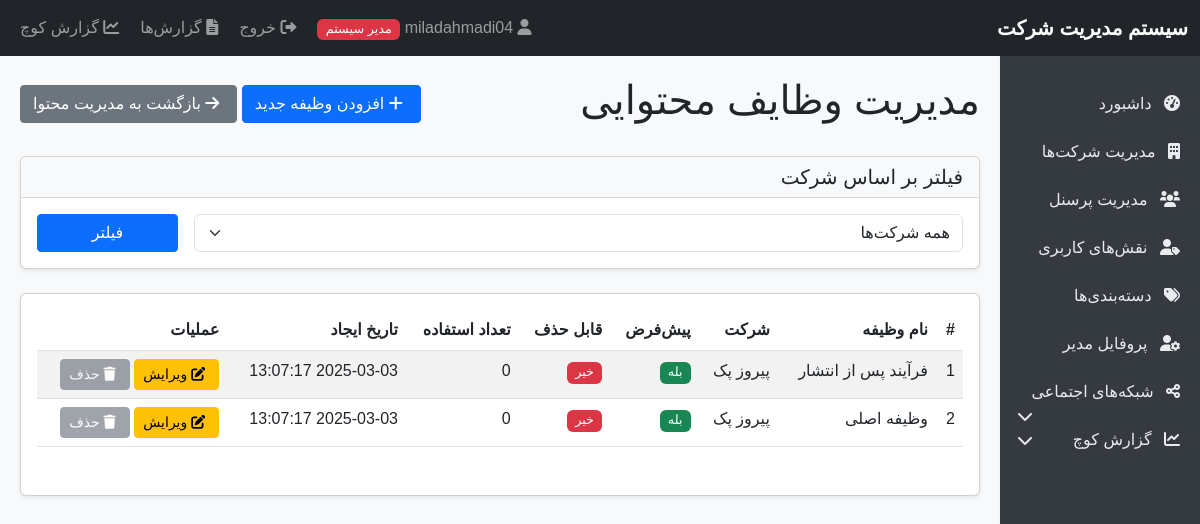
The page /content_tasks.php (signed in) on the database its author committed.
### tables this page shows
CREATE TABLE `content_tasks` (
  `id` int(11) NOT NULL,
  `company_id` int(11) NOT NULL,
  `name` varchar(100) NOT NULL,
  `is_default` tinyint(1) DEFAULT 0,
  `can_delete` tinyint(1) DEFAULT 1,
  `created_at` timestamp NOT NULL DEFAULT current_timestamp()
);

CREATE TABLE `companies` (
  `id` int(11) NOT NULL,
  `name` varchar(100) NOT NULL,
  `is_active` tinyint(1) DEFAULT 1,
  `created_at` timestamp NOT NULL DEFAULT current_timestamp()
);

### functions.php (called while the page is built, shortened)
<?php
function isAdmin() {
    return isset($_SESSION['user_type']) && $_SESSION['user_type'] === 'admin';
}

### content_tasks.php (the view, shortened to what this page needs)
<?php
require_once 'functions.php';
require_once 'auth.php';
$companyId = isAdmin() ? (isset($_GET['company']) ? clean($_GET['company']) : '') : $_SESSION['company_id'];
$query = "SELECT t.*, c.name as company_name,
          (SELECT COUNT(*) FROM content_task_assignments WHERE task_id = t.id) as usage_count
          FROM content_tasks t
          JOIN companies c ON t.company_id = c.id ";
if (!isAdmin()) {
    $query .= " WHERE t.company_id = ? ";
    $params = [$_SESSION['company_id']];
} else if (!empty($companyId)) {
    $query .= " WHERE t.company_id = ? ";
    $params = [$companyId];
} else {
    $params = [];
}
$query .= " ORDER BY t.company_id, t.name";
$stmt = $pdo->prepare($query);
$stmt->execute($params);
$tasks = $stmt->fetchAll();
include 'header.php';
?>
<div class="d-flex justify-content-between align-items-center mb-4">
    <h1>مدیریت وظایف محتوایی</h1>
    <div>
        <button type="button" class="btn btn-primary" data-bs-toggle="modal" data-bs-target="#addTaskModal">
            <i class="fas fa-plus"></i> افزودن وظیفه جدید
        </button>
        <a href="content_management.php<?php echo isAdmin() && !empty($companyId) ? '?company=' . $companyId : ''; ?>" class="btn btn-secondary">
            <i class="fas fa-arrow-right"></i> بازگشت به مدیریت محتوا
        </a>
    </div>
</div>
<?php if (isAdmin()): ?>
    <div class="card mb-4">
        <div class="card-header bg-light">
            <h5 class="mb-0">فیلتر بر اساس شرکت</h5>
        </div>
        <div class="card-body">
            <form method="GET" action="" class="row g-3">
                <div class="col-md-10">
                    <select class="form-select" name="company">
                        <option value="">همه شرکت‌ها</option>
                    </select>
                </div>
                <div class="col-md-2">
                    <button type="submit" class="btn btn-primary w-100">فیلتر</button>
                </div>
            </form>
        </div>
    </div>
<?php endif; ?>
<div class="card">
    <div class="card-body">
        <?php if (count($tasks) > 0): ?>
            <div class="table-responsive">
                <table class="table table-striped">
                    <thead>
                        <tr>
                            <th>#</th>
                            <th>نام وظیفه</th>
                            <?php if (isAdmin()): ?>
                                <th>شرکت</th>
                            <?php endif; ?>
                            <th>پیش‌فرض</th>
                            <th>قابل حذف</th>
                            <th>تعداد استفاده</th>
                            <th>تاریخ ایجاد</th>
                            <th>عملیات</th>
                        </tr>
                    </thead>
                    <tbody>
                        <?php foreach ($tasks as $index => $task): ?>
                            <tr>
                                <td><?php echo $index + 1; ?></td>
                                <td><?php echo $task['name']; ?></td>
                                <?php if (isAdmin()): ?>
                                    <td><?php echo $task['company_name']; ?></td>
                                <?php endif; ?>
                                <td>
                                    <?php if ($task['is_default']): ?>
                                        <span class="badge bg-success">بله</span>
                                    <?php else: ?>
                                        <span class="badge bg-secondary">خیر</span>
                                    <?php endif; ?>
                                </td>
                                <td>
                                    <?php if ($task['can_delete']): ?>
                                        <span class="badge bg-success">بله</span>
                                    <?php else: ?>
                                        <span class="badge bg-danger">خیر</span>
                                    <?php endif; ?>
                                </td>
                                <td><?php echo $task['usage_count']; ?></td>
                                <td><?php echo $task['created_at']; ?></td>
                                <td>
                                    <button type="button" class="btn btn-sm btn-warning"
                                            data-bs-toggle="modal"
                                            data-bs-target="#editTaskModal"
                                            data-id="<?php echo $task['id']; ?>"
                                            data-name="<?php echo $task['name']; ?>"
                                            data-default="<?php echo $task['is_default']; ?>"
                                            data-delete="<?php echo $task['can_delete']; ?>">
                                        <i class="fas fa-edit"></i> ویرایش
                                    </button>
                                    <?php if ($task['can_delete'] && $task['usage_count'] == 0): ?>
                                        <a href="?<?php echo isAdmin() && !empty($companyId) ? 'company=' . $companyId . '&' : ''; ?>delete=<?php echo $task['id']; ?>"
                                           class="btn btn-sm btn-danger"
                                           onclick="return confirm('آیا از حذف این وظیفه اطمینان دارید؟')">
                                            <i class="fas fa-trash"></i> حذف
                                        </a>
                                    <?php else: ?>
                                        <button class="btn btn-sm btn-secondary" disabled>
                                            <i class="fas fa-trash"></i> حذف
                                        </button>
                                    <?php endif; ?>
                                </td>
                            </tr>
                        <?php endforeach; ?>
                    </tbody>
                </table>
            </div>
        <?php else: ?>
            <p class="text-center">هیچ وظیفه‌ای یافت نشد.</p>
        <?php endif; ?>
    </div>
</div>
<?php include 'footer.php'; ?>

### header.php (style rules this page uses)
body { font-family: Tahoma, Arial, sans-serif; background-color: #f8f9fa; }
.badge { font-size: 80%; font-weight: normal; }
.card { box-shadow: 0 0.125rem 0.25rem rgba(0, 0, 0, 0.075); margin-bottom: 1.5rem; }
.card-header { border-bottom: 1px solid rgba(0, 0, 0, 0.125); background-color: rgba(0, 0, 0, 0.03); }
.btn { border-radius: 0.25rem; }
.btn-sm { padding: 0.25rem 0.5rem; font-size: 0.875rem; }
.fas, .fab { margin-right: 5px; }
.table-responsive { margin-bottom: 1rem; }

### rows shown on the page
content_tasks: name "فرآیند پس از انتشار", company.name "پیروز پک", is_default "بله", can_delete "خیر", usage_count "0", created_at "2025-03-03 13:07:17"
content_tasks: name "وظیفه اصلی", company.name "پیروز پک", is_default "بله", can_delete "خیر", usage_count "0", created_at "2025-03-03 13:07:17"
